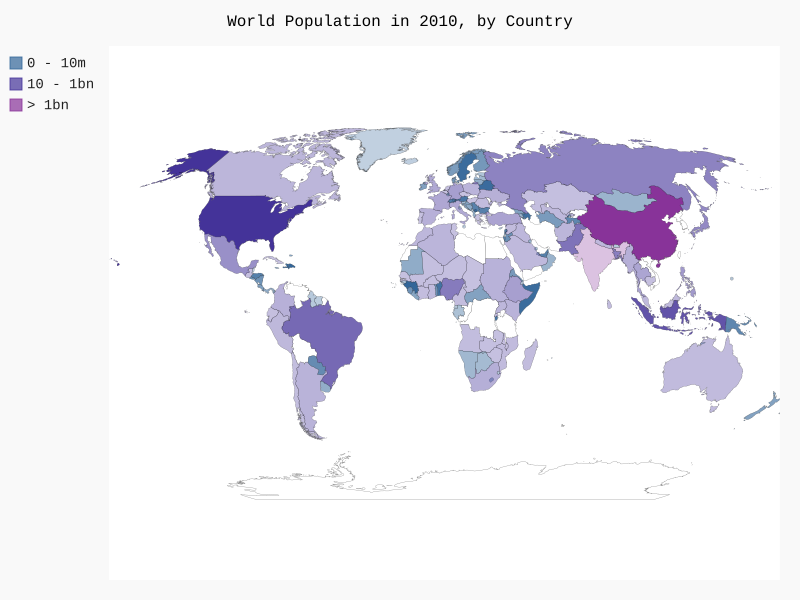

The Python source for this figure:
import json
from country_codes import get_country_code
import pygal_maps_world.maps
from pygal.style import LightColorizedStyle as LCS, RotateStyle as RS

filename = 'population_data.json'
with open(filename) as f:
    pop_data = json.load(f)
cc_populations = {}
for pop_dict in pop_data:
    if pop_dict['Year'] == '2010':
        country_name = pop_dict['Country Name']
        population = int(float(pop_dict['Value']))
        code = get_country_code(country_name)
        if code:
            cc_populations[code] = population




cc_pop_1, cc_pop_2, cc_pop_3 = {}, {}, {}
for cc, pop in cc_populations.items():
    if pop < 10000000:
        cc_pop_1[cc] = pop
    elif pop < 1000000000:
        cc_pop_2[cc] = pop
    else:
        cc_pop_3[cc] = pop

print(len(cc_pop_1), len(cc_pop_2), len(cc_pop_3),)

wm_style = RS('#336699', base_style=LCS)
wm = pygal_maps_world.maps.World(style=wm_style)
wm.title = 'World Population in 2010, by Country'
wm.add('0 - 10m', cc_pop_1)
wm.add('10 - 1bn', cc_pop_2)
wm.add('> 1bn', cc_pop_3)
wm.render_to_file('world_population.svg')
